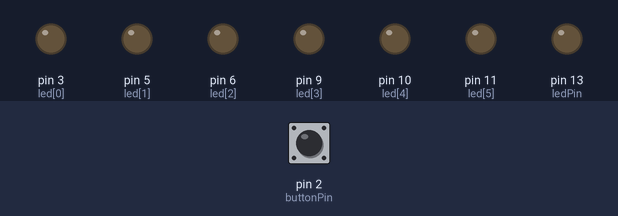
A sketch run on a simulated Arduino Uno, built with avr-gcc and run on an emulated ATmega328P. On the bench: output pins drawn as LEDs (lit = HIGH). Inputs (shaded band) come from the test bench; at power-on: pin 2 (buttonPin) LOW.

Above: at 1.2 s.
1.3 s: pin 2 (buttonPin) pulled HIGH for 0.15 s
At 2.3 s:
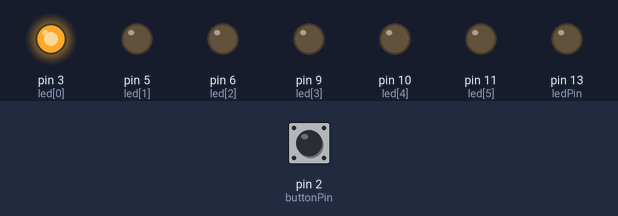
4.4 s: pin 2 (buttonPin) pulled HIGH for 1 s
At 5.6 s:
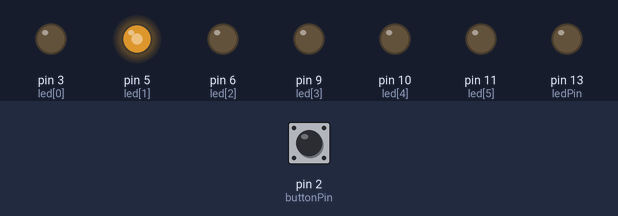
8.4 s: pin 2 (buttonPin) pulled HIGH for 0.15 s
At 8.8 s:
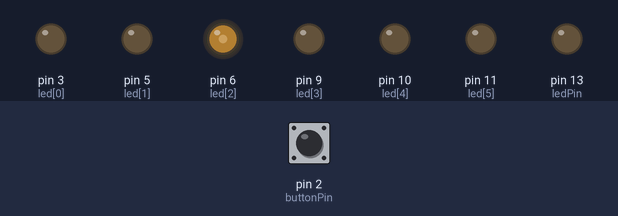
11.5 s: pin 2 (buttonPin) pulled HIGH for 3.2 s
At 12.2 s:
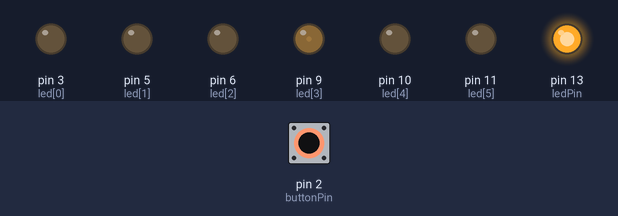
17.7 s: pin 2 (buttonPin) pulled HIGH for 0.15 s
At 18.3 s:
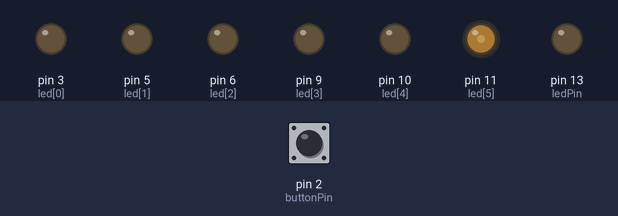
20.8 s: pin 2 (buttonPin) pulled HIGH for 1 s
Timing chart, 0 to 45.6 s (numbered marks = the images above; inputs shaded):
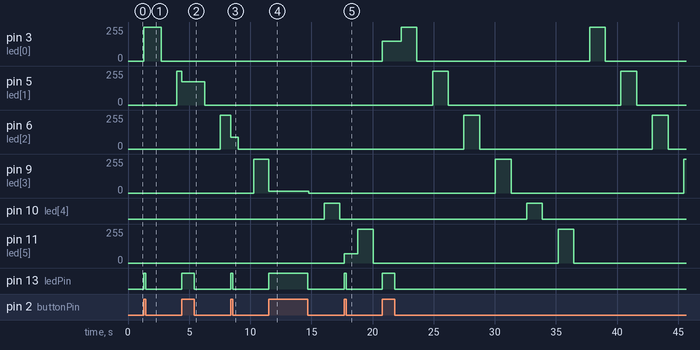

The sketch:

fade_pause.ino
```cpp
const int buttonPin = 2;
const int ledPin =  13;
boolean push = true;

int led[] = {3, 5, 6, 9, 10, 11};
int b = 0;
int j = 0;

int buttonState = 0;

void setup() {
  pinMode(ledPin, OUTPUT);
  pinMode(buttonPin, INPUT);
}

void loop()
{
  for (b = 0; b <= 255;) {
    analogWrite(led[j], b);
    delayMicroseconds(5000);
    if ( ! sw()) {
      b++;
    }
  }

  for (b = 255; b >= 0;) {
    analogWrite(led[j], b);
    delayMicroseconds(5000);
    if ( ! sw()) {
      b--;
    }
  }

  j++;
  if (j == 6) {
    j = 0;
  }
}

boolean sw() {
  buttonState = digitalRead(buttonPin);
  if (buttonState == HIGH) {
    digitalWrite(ledPin, HIGH);
    push = true;
  } else {
    digitalWrite(ledPin, LOW);
    push = false;
  }
  return push;
}
```

Measured:
- after the input at 1.3 s, pin 13 (ledPin): LOW → HIGH at once, → LOW 0.15 s later
- after the input at 4.4 s, pin 5 (led[1]): 176/255 → 0/255 after 1.9 s instead of 0.88 s; pin 9 (led[3]): stays 0/255 (without the input it goes to 108/255 after 4.0 s); pin 13 (ledPin): LOW → HIGH at once, → LOW 1.0 s later
- after the input at 8.4 s, pin 10 (led[4]): stays LOW (without the input it goes to HIGH after 3.1 s); pin 13 (ledPin): LOW → HIGH at once, → LOW 0.15 s later
- after the input at 11.5 s, pin 3 (led[0]): stays 0/255 (without the input it goes to 159/255 after 6.0 s); pin 9 (led[3]): 14/255 → 0/255 after 3.3 s instead of 0.07 s; pin 11 (led[5]): stays 0/255 (without the input it goes to 255/255 after 3.9 s); pin 13 (ledPin): LOW → HIGH at once, → LOW 3.2 s later
- after the input at 17.7 s, pin 3 (led[0]): 0/255 → 147/255 after 3.1 s; pin 13 (ledPin): LOW → HIGH at once, → LOW 0.15 s later
- by itself, pin 6 (led[2]): alternates 255/255 for 1.3 s and 0/255 for 14.1 s
